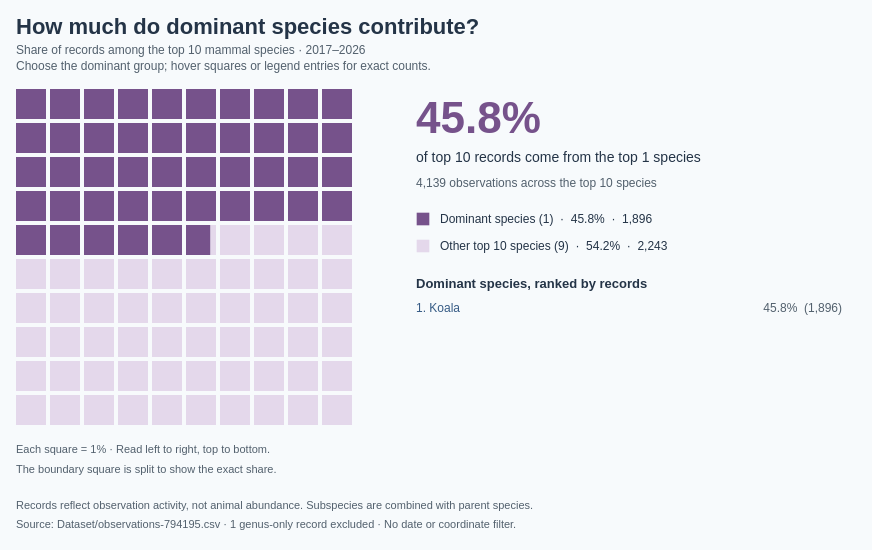

Vega-Lite specification stored for this chart:
### Vega specification from a JSON file in a GitHub repository (floating-point values rounded to 4 significant figures; data arrays with more than 128 entries replaced by an {"elided": "..."} marker saying what was removed)
{"$schema": "https://vega.github.io/schema/vega/v5.json", "description": "Share of observation records among the top 10 mammal species, comparing dominant species with the remaining species in that top 10. Dominant means the top N species by observation count (default top 1; selectable 1, 3, 5, 10), with scientific name ascending breaking ties. The waffle denominator includes only the top 10 species ranked by observation count. Rankings use 2017–2026 observation dates and all coordinates from Dataset/observations-794195.csv: 6,015 species-level records across 146 species. Subspecies are combined with parent species using the first two scientific-name components; genus-only records are excluded. Embedded aggregates match Lollipop.vg.json. The 10 by 10 grid contains 100 squares, each representing 1% of records; a split boundary square preserves the exact share without rounding to whole squares. Grid reads left to right, top to bottom. Counts reflect recording activity, not abundance. Individual species labels use the shared BumpChart palette. Tile colours encode dominant versus other records rather than individual species. Uses the 10 most recent available observation years (2017–2026), including partial 2026.", "width": 840, "height": 445, "padding": 16, "background": "#f7fafc", "title": {"text": "How much do dominant species contribute?", "subtitle": ["Share of records among the top 10 mammal species · 2017–2026", "Choose the dominant group; hover squares or legend entries for exact counts."], "anchor": "start", "font": "Arial", "fontSize": 22, "color": "#243447", "subtitleFontSize": 12, "subtitleColor": "#52606d", "offset": 16, "subtitlePadding": 6, "subtitleLineHeight": 16}, "signals": [{"name": "topN", "value": 1, "bind": {"input": "select", "options": [1, 3, 5, 10], "labels": ["Top 1 species", "Top 3 species", "Top 5 species", "Top 10 species"], "name": "Dominant species: "}}, {"name": "hoveredGroup", "value": null, "on": [{"events": "@dominantTiles:mouseover, @otherTiles:mouseover", "update": "event.item.mark.name === 'dominantTiles' ? 'Dominant species' : 'Other top 10 species'"}, {"events": "@legendSymbols:mouseover, @legendLabels:mouseover", "update": "datum.group"}, {"events": "@dominantTiles:mouseout, @otherTiles:mouseout, @legendSymbols:mouseout, @legendLabels:mouseout", "update": "null"}]}, {"name": "totals", "update": "data('summary')[0]"}, {"name": "dominantShare", "update": "totals.dominant / totals.total"}, {"name": "cutoff", "update": "dominantShare * 100"}], "data": [{"name": "speciesCounts", "values": {"elided": "146 records"}, "transform": [{"type": "window", "sort": {"field": ["count", "scientific_name"], "order": ["descending", "ascending"]}, "ops": ["row_number"], "as": ["rank"]}, {"type": "formula", "expr": "datum.rank <= topN ? datum.count : 0", "as": "dominantCount"}]}, {"name": "summary", "source": "speciesCounts", "transform": [{"type": "filter", "expr": "datum.rank <= 10"}, {"type": "aggregate", "fields": ["count", "dominantCount", "scientific_name"], "ops": ["sum", "sum", "count"], "as": ["total", "dominant", "speciesCount"]}]}, {"name": "topSpecies", "source": "speciesCounts", "transform": [{"type": "filter", "expr": "datum.rank <= topN"}, {"type": "collect", "sort": {"field": "rank", "order": "ascending"}}]}, {"name": "groups", "values": [{"group": "Dominant species", "order": 0}, {"group": "Other top 10 species", "order": 1}], "transform": [{"type": "formula", "expr": "datum.order === 0 ? totals.dominant : totals.total - totals.dominant", "as": "count"}, {"type": "formula", "expr": "datum.count / totals.total", "as": "share"}, {"type": "formula", "expr": "datum.order === 0 ? topN : totals.speciesCount - topN", "as": "speciesCount"}]}, {"name": "cells", "transform": [{"type": "sequence", "start": 0, "stop": 100, "as": "index"}, {"type": "formula", "expr": "clamp(cutoff - datum.index, 0, 1)", "as": "fraction"}]}, {"name": "dominantCells", "source": "cells", "transform": [{"type": "filter", "expr": "datum.fraction > 0"}]}, {"name": "otherCells", "source": "cells", "transform": [{"type": "filter", "expr": "datum.fraction < 1"}]}], "scales": [{"name": "color", "type": "ordinal", "domain": ["Dominant species", "Other top 10 species"], "range": ["#76528B", "#E4D8EB"]}, {"name": "speciesColor", "type": "ordinal", "domain": ["Koala", "Platypus", "Grey-headed Flying-fox", "Greater Glider", "Spotted-tailed Quoll", "European Rabbit", "Quokka", "Tasmanian Devil", "Eastern Barred Bandicoot", "Numbat", "Australian Sea Lion", "Eastern Quoll"], "range": ["#365B85", "#B65C30", "#2A8576", "#885BA6", "#AD4770", "#86701D", "#397FAD", "#6D6B70", "#C17A24", "#5146A0", "#6f3c91", "#bab0ab"], "unknown": "#52606d"}], "marks": [{"name": "otherTiles", "type": "rect", "from": {"data": "otherCells"}, "encode": {"update": {"x": {"signal": "datum.index % 10 * 34 + datum.fraction * 30"}, "y": {"signal": "(45 + floor(datum.index / 10) * 34) - 45"}, "width": {"signal": "30 * (1 - datum.fraction)"}, "height": {"value": 30}, "fill": {"value": "#E4D8EB"}, "fillOpacity": {"signal": "hoveredGroup == null || hoveredGroup === 'Other top 10 species' ? 1 : 0.25"}, "tooltip": {"signal": "{'Group': 'Other top 10 species', 'Species': totals.speciesCount - topN, 'Observations': format((totals.total - totals.dominant), ',d'), 'Share of top 10 records': format((1 - dominantShare), '.2%'), 'Total records': format(totals.total, ',d')}"}, "description": {"signal": "'Other top 10 species: ' + format((1 - dominantShare), '.2%') + ' of records'"}}}}, {"name": "dominantTiles", "type": "rect", "from": {"data": "dominantCells"}, "encode": {"update": {"x": {"signal": "datum.index % 10 * 34"}, "y": {"signal": "(45 + floor(datum.index / 10) * 34) - 45"}, "width": {"signal": "30 * datum.fraction"}, "height": {"value": 30}, "fill": {"value": "#76528B"}, "fillOpacity": {"signal": "hoveredGroup == null || hoveredGroup === 'Dominant species' ? 1 : 0.25"}, "tooltip": {"signal": "{'Group': 'Dominant species', 'Species': topN, 'Observations': format(totals.dominant, ',d'), 'Share of top 10 records': format(dominantShare, '.2%'), 'Total records': format(totals.total, ',d')}"}, "description": {"signal": "'Dominant species: ' + format(dominantShare, '.2%') + ' of records'"}}}}, {"name": "gridCaption", "type": "text", "interactive": false, "encode": {"update": {"x": {"value": 0}, "y": {"value": 364}, "text": {"signal": "'Each square = 1% · Read left to right, top to bottom.'"}, "fontSize": {"value": 11}, "fill": {"value": "#52606d"}, "fontWeight": {"value": "normal"}}}}, {"name": "boundaryNote", "type": "text", "interactive": false, "encode": {"update": {"x": {"value": 0}, "y": {"value": 384}, "text": {"signal": "'The boundary square is split to show the exact share.'"}, "fontSize": {"value": 11}, "fill": {"value": "#52606d"}, "fontWeight": {"value": "normal"}}}}, {"name": "headline", "type": "text", "interactive": false, "encode": {"update": {"x": {"value": 400}, "y": {"value": 44}, "text": {"signal": "format(dominantShare, '.1%')"}, "fontSize": {"value": 44}, "fill": {"value": "#76528B"}, "fontWeight": {"value": "bold"}}}}, {"name": "headlineCaption", "type": "text", "interactive": false, "encode": {"update": {"x": {"value": 400}, "y": {"value": 73}, "text": {"signal": "'of top 10 records come from the top ' + topN + ' species'"}, "fontSize": {"value": 14}, "fill": {"value": "#243447"}, "fontWeight": {"value": "normal"}}}}, {"name": "totalCaption", "type": "text", "interactive": false, "encode": {"update": {"x": {"value": 400}, "y": {"value": 98}, "text": {"signal": "format(totals.total, ',d') + ' observations across the top ' + totals.speciesCount + ' species'"}, "fontSize": {"value": 12}, "fill": {"value": "#52606d"}, "fontWeight": {"value": "normal"}}}}, {"name": "legendSymbols", "type": "symbol", "from": {"data": "groups"}, "encode": {"update": {"x": {"value": 407}, "y": {"signal": "(160 + datum.order * 27) - 30"}, "shape": {"value": "square"}, "size": {"value": 160}, "fill": {"scale": "color", "field": "group"}, "opacity": {"signal": "hoveredGroup == null || hoveredGroup === datum.group ? 1 : 0.25"}, "tooltip": {"signal": "{'Group': datum.group, 'Species': datum.speciesCount, 'Observations': format(datum.count, ',d'), 'Share of top 10 records': format(datum.share, '.2%')}"}}}}, {"name": "legendLabels", "type": "text", "interactive": true, "encode": {"update": {"x": {"value": 424}, "y": {"signal": "(164 + datum.order * 27) - 30"}, "text": {"signal": "datum.group + ' (' + datum.speciesCount + ')  ·  ' + format(datum.share, '.1%') + '  ·  ' + format(datum.count, ',d')"}, "fontSize": {"value": 12}, "fill": {"value": "#243447"}, "fontWeight": {"value": "normal"}, "tooltip": {"signal": "{'Group': datum.group, 'Species': datum.speciesCount, 'Observations': format(datum.count, ',d'), 'Share of top 10 records': format(datum.share, '.2%')}"}}}, "from": {"data": "groups"}}, {"name": "listHeading", "type": "text", "interactive": false, "encode": {"update": {"x": {"value": 400}, "y": {"value": 199}, "text": {"signal": "'Dominant species, ranked by records'"}, "fontSize": {"value": 13}, "fill": {"value": "#243447"}, "fontWeight": {"value": "bold"}}}}, {"name": "speciesLabels", "type": "text", "interactive": false, "encode": {"update": {"x": {"value": 400}, "y": {"signal": "(253 + (datum.rank - 1) * 19) - 30"}, "text": {"signal": "datum.rank + '. ' + datum.species"}, "fontSize": {"value": 12}, "fill": {"scale": "speciesColor", "field": "species"}, "fontWeight": {"value": "normal"}, "limit": {"value": 290}}}, "from": {"data": "topSpecies"}}, {"name": "speciesShares", "type": "text", "interactive": false, "encode": {"update": {"x": {"value": 826}, "y": {"signal": "(253 + (datum.rank - 1) * 19) - 30"}, "text": {"signal": "format(datum.count / totals.total, '.1%') + '  (' + format(datum.count, ',d') + ')'"}, "fontSize": {"value": 12}, "fill": {"value": "#52606d"}, "fontWeight": {"value": "normal"}, "align": {"value": "right"}}}, "from": {"data": "topSpecies"}}, {"name": "footnote", "type": "text", "interactive": false, "encode": {"update": {"x": {"value": 0}, "y": {"value": 420}, "text": {"signal": "'Records reflect observation activity, not animal abundance. Subspecies are combined with parent species.'"}, "fontSize": {"value": 11}, "fill": {"value": "#52606d"}, "fontWeight": {"value": "normal"}}}}, {"name": "source", "type": "text", "interactive": false, "encode": {"update": {"x": {"value": 0}, "y": {"value": 439}, "text": {"signal": "'Source: Dataset/observations-794195.csv · 1 genus-only record excluded · No date or coordinate filter.'"}, "fontSize": {"value": 11}, "fill": {"value": "#52606d"}, "fontWeight": {"value": "normal"}}}}], "config": {"font": "Arial"}, "usermeta": {"observationWindow": {"source": "Dataset/observations-794195.csv", "dateField": "observed_on", "years": [2017, 2018, 2019, 2020, 2021, 2022, 2023, 2024, 2025, 2026], "yearCount": 10, "includesPartialLatestYear": true}}}
